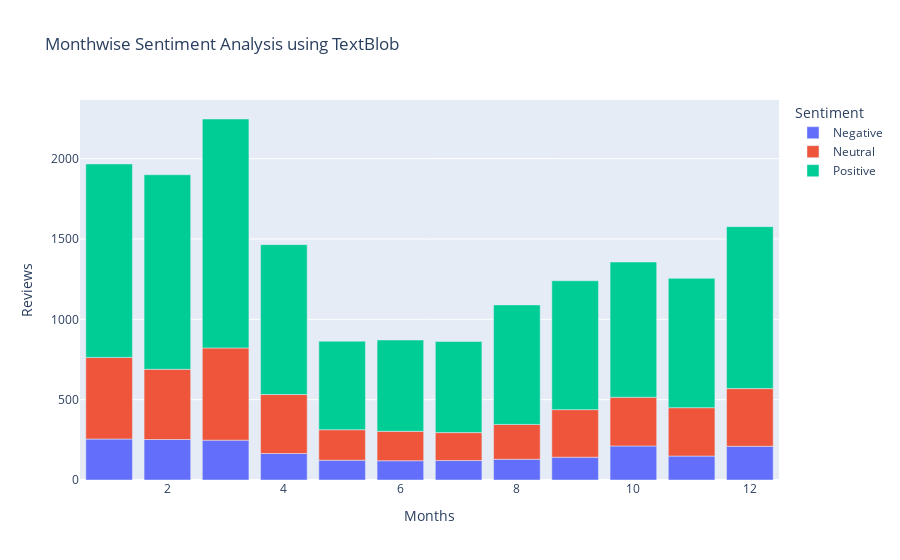

The cell this chart's notebook holds for it:
### Code cell
dfx = reviews[['at', 'sentiment_textblob']]
dfx['at'] = dfx['at'].dt.month
dfx=dfx.rename(columns={'at':'Months', 'sentiment_textblob': 'Sentiment'})
dfx=dfx.groupby(['Months','Sentiment']).size().reset_index(name='Reviews')
fig4 = px.bar(dfx, x="Months", y="Reviews", color="Sentiment", title="Monthwise Sentiment Analysis using TextBlob")
fig4.show()

### Figure 1 — Plotly figure (JSON) as saved in the notebook; plotly's stock layout.template omitted (floating-point values rounded to 4 significant figures)
{"data": [{"alignmentgroup": "True", "hovertemplate": "Sentiment=Negative<br>Months=%{x}<br>Reviews=%{y}<extra></extra>", "legendgroup": "Negative", "marker": {"color": "#636efa", "pattern": {"shape": ""}}, "name": "Negative", "offsetgroup": "Negative", "orientation": "v", "showlegend": true, "textposition": "auto", "type": "bar", "x": [1, 2, 3, 4, 5, 6, 7, 8, 9, 10, 11, 12], "xaxis": "x", "y": [255, 252, 248, 165, 123, 120, 121, 129, 142, 212, 149, 210], "yaxis": "y"}, {"alignmentgroup": "True", "hovertemplate": "Sentiment=Neutral<br>Months=%{x}<br>Reviews=%{y}<extra></extra>", "legendgroup": "Neutral", "marker": {"color": "#EF553B", "pattern": {"shape": ""}}, "name": "Neutral", "offsetgroup": "Neutral", "orientation": "v", "showlegend": true, "textposition": "auto", "type": "bar", "x": [1, 2, 3, 4, 5, 6, 7, 8, 9, 10, 11, 12], "xaxis": "x", "y": [508, 437, 574, 367, 190, 183, 174, 217, 296, 303, 301, 359], "yaxis": "y"}, {"alignmentgroup": "True", "hovertemplate": "Sentiment=Positive<br>Months=%{x}<br>Reviews=%{y}<extra></extra>", "legendgroup": "Positive", "marker": {"color": "#00cc96", "pattern": {"shape": ""}}, "name": "Positive", "offsetgroup": "Positive", "orientation": "v", "showlegend": true, "textposition": "auto", "type": "bar", "x": [1, 2, 3, 4, 5, 6, 7, 8, 9, 10, 11, 12], "xaxis": "x", "y": [1204, 1211, 1425, 933, 551, 568, 567, 744, 802, 842, 805, 1008], "yaxis": "y"}], "layout": {"barmode": "relative", "legend": {"title": {"text": "Sentiment"}, "tracegroupgap": 0}, "title": {"text": "Monthwise Sentiment Analysis using TextBlob"}, "xaxis": {"anchor": "y", "domain": [0, 1], "title": {"text": "Months"}}, "yaxis": {"anchor": "x", "domain": [0, 1], "title": {"text": "Reviews"}}}}
